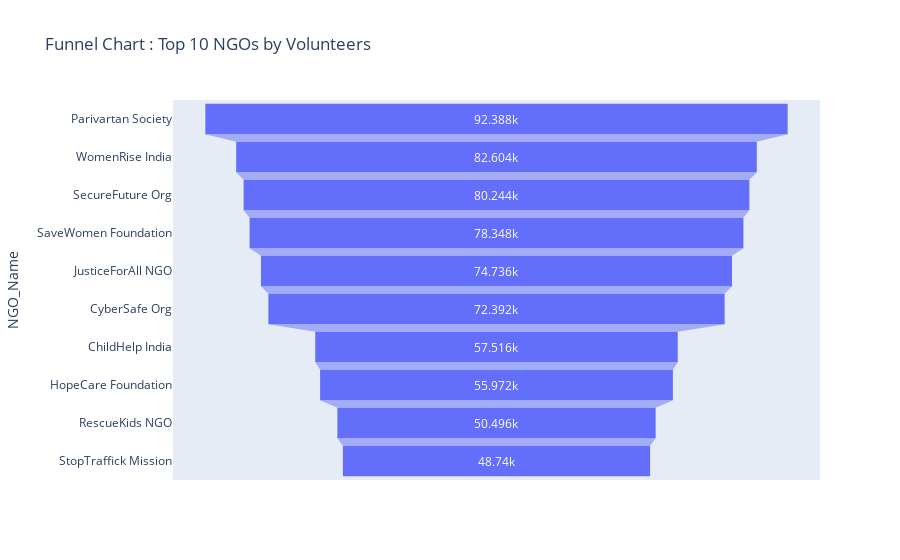

This figure's notebook cell:
### Code cell
#25 Funnel Chart: Top 10 NGOs by Volunteers.

import plotly.express as px 
top10 = merged.groupby("NGO_Name")['Volunteers'].sum().nlargest(10).reset_index()
fig = px.funnel(top10 , y="NGO_Name" , x ="Volunteers" , 
                title="Funnel Chart : Top 10 NGOs by Volunteers")
fig.show()

### Figure 1 — Plotly figure (JSON) as saved in the notebook; plotly's stock layout.template omitted (floating-point values rounded to 4 significant figures)
{"data": [{"hovertemplate": "Volunteers=%{x}<br>NGO_Name=%{y}<extra></extra>", "legendgroup": "", "marker": {"color": "#636efa"}, "name": "", "orientation": "h", "showlegend": false, "type": "funnel", "x": [92388, 82604, 80244, 78348, 74736, 72392, 57516, 55972, 50496, 48740], "xaxis": "x", "y": ["Parivartan Society", "WomenRise India", "SecureFuture Org", "SaveWomen Foundation", "JusticeForAll NGO", "CyberSafe Org", "ChildHelp India", "HopeCare Foundation", "RescueKids NGO", "StopTraffick Mission"], "yaxis": "y"}], "layout": {"legend": {"tracegroupgap": 0}, "title": {"text": "Funnel Chart : Top 10 NGOs by Volunteers"}, "xaxis": {"anchor": "y", "domain": [0, 1], "title": {"text": "Volunteers"}}, "yaxis": {"anchor": "x", "domain": [0, 1], "title": {"text": "NGO_Name"}}}}
